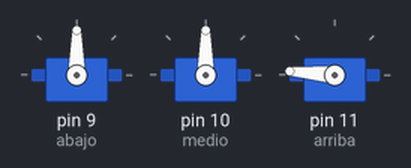
This sketch was run on a simulated Arduino Uno, built with avr-gcc and run on an emulated ATmega328P. On the bench: 3 × servo.

Above: at 0.15 s.
At 5.83 s:
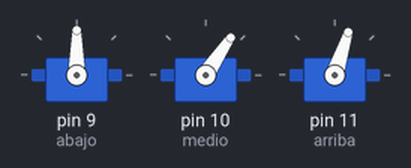
At 10.59 s:
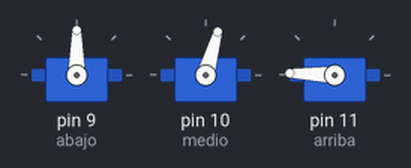
At 15.96 s:
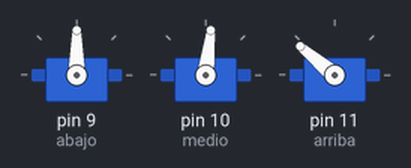
At 24.45 s:
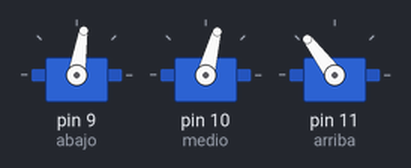
At 33.76 s:
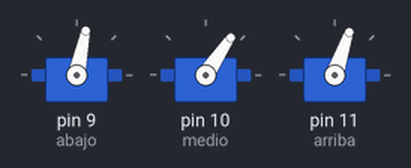
Timing chart, 0 to 40.0 s (numbered marks = the images above):
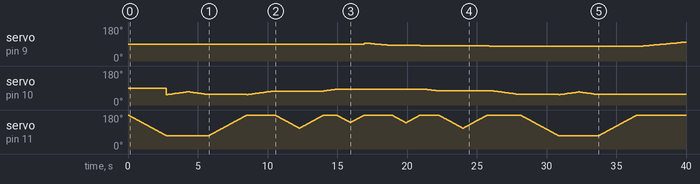

Measured:
- by itself, servo on pin 9 (abajo): 90° → 95° at 16.9 s, → 94° 0.15 s later, → 93° 0.15 s later, → 92° 0.15 s later, … (42 changes in this stretch)
- by itself, servo on pin 10 (medio): 90° → 55° at 2.8 s, → 56° 0.10 s later, → 57° 0.10 s later, → 58° 0.10 s later, … (116 changes in this stretch)

The sketch:

sketch_nov23a.ino
```cpp
#include <Servo.h>

// Declaramos la variable para controlar el servo
Servo abajo;
Servo arriba;
Servo medio;

int numAuxAbajo = 95;
int numAuxMedio = 55;
int numAuxArriba = 180;

void inicio(){
  setNumero(15);
}

void moverServoAbajo(int aux, int grados){
  // Desplazamos a la posición 0º
  if(aux<=grados){
    while(aux<grados){
      abajo.write(aux);
      aux++;
      delay(150);
    }
  }
  else if(aux>=grados){
    while(aux>grados){
      abajo.write(aux);
      aux--;
      delay(150);
    }
  }
}


void moverServoMedio(int aux, int grados){
  // Desplazamos a la posición 0º
  if(aux<=grados){
    while(aux<grados){
      medio.write(aux);
      aux++;
      delay(100);
    }
  }
  else if(aux>=grados){
    while(aux>grados){
      medio.write(aux);
      aux--;
      delay(100);
    }
  }
}

void moverServoArriba(int aux, int grados){
  // Desplazamos a la posición 0º
  if(aux<=grados){
    while(aux<grados){
      arriba.write(aux);
      aux=aux+1;
      delay(25);
    }
  }
  else if(aux>=grados){
    while(aux>grados){
      arriba.write(aux);
      aux=aux-1;
      delay(25);
    }
  }
  //arriba.write(grados);
  //delay(350);
}

void setNumero(int numero){

  switch (numero) {
    case 1:
      moverServoAbajo(numAuxAbajo,85);
      moverServoMedio(numAuxMedio,84);
      moverServoArriba(numAuxArriba,140);
      numAuxAbajo = 85;
      numAuxMedio = 84;
      numAuxArriba = 140;

      moverServoArriba(numAuxArriba,180);
      numAuxArriba = 180;
      break;
    case 2:
      moverServoAbajo(numAuxAbajo,83);
      moverServoMedio(numAuxMedio,74);
      moverServoArriba(numAuxArriba,112);
      numAuxAbajo = 83;
      numAuxMedio = 74;
      numAuxArriba = 112;

      moverServoArriba(numAuxArriba,180);
      numAuxArriba = 180;
      break;
    case 3:
      moverServoAbajo(numAuxAbajo,80);
      moverServoMedio(numAuxMedio,55);
      moverServoArriba(numAuxArriba,69); //53
      numAuxAbajo = 80;
      numAuxMedio = 55;
      numAuxArriba = 69; //53

      moverServoMedio(numAuxMedio,69);
      numAuxMedio = 69;

      moverServoMedio(numAuxMedio,55);
      numAuxMedio = 55;

      moverServoArriba(numAuxArriba,180);
      numAuxArriba = 180;
      break;
    case 4:
      moverServoAbajo(numAuxAbajo,95);
      moverServoMedio(numAuxMedio,84);
      moverServoArriba(numAuxArriba,142);
      numAuxAbajo = 95;
      numAuxMedio = 84;
      numAuxArriba = 142;

      moverServoArriba(numAuxArriba,180);
      numAuxArriba = 180;
      break;
    case 5:
      moverServoAbajo(numAuxAbajo,95);
      moverServoMedio(numAuxMedio,75);
      moverServoArriba(numAuxArriba,112);
      numAuxAbajo = 95;
      numAuxMedio = 75;
      numAuxArriba = 112;

      moverServoArriba(numAuxArriba,180);
      numAuxArriba = 180;
      break;
    case 6:
      moverServoAbajo(numAuxAbajo,95);
      moverServoMedio(numAuxMedio,55);
      moverServoArriba(numAuxArriba,70); //53
      numAuxAbajo = 95;
      numAuxMedio = 55;
      numAuxArriba = 70; //53

      moverServoMedio(numAuxMedio,68);
      numAuxMedio = 68;

      moverServoMedio(numAuxMedio,55);
      numAuxMedio = 55;

      moverServoArriba(numAuxArriba,180);
      numAuxArriba = 180;
      break;
    case 7:
      moverServoAbajo(numAuxAbajo,105);
      moverServoMedio(numAuxMedio,84);
      moverServoArriba(numAuxArriba,142);
      numAuxAbajo = 105;
      numAuxMedio = 84;
      numAuxArriba = 142;

      moverServoArriba(numAuxArriba,180);
      numAuxArriba = 180;
      break;
    case 8:
      moverServoAbajo(numAuxAbajo,110);
      moverServoMedio(numAuxMedio,75);
      moverServoArriba(numAuxArriba,117);
      numAuxAbajo = 110;
      numAuxMedio = 75;
      numAuxArriba = 117;

      moverServoArriba(numAuxArriba,180);
      numAuxArriba = 180;
      break;
    case 9:
      moverServoAbajo(numAuxAbajo,115);
      moverServoMedio(numAuxMedio,55);
      moverServoArriba(numAuxArriba,72); //53
      numAuxAbajo = 115;
      numAuxMedio = 55;
      numAuxArriba = 72; //53


      moverServoMedio(numAuxMedio,68);
      numAuxMedio = 68;

      moverServoMedio(numAuxMedio,55);
      numAuxMedio = 55;

      moverServoArriba(numAuxArriba,180);
      numAuxArriba = 180;
      break;
    case 0:
      moverServoAbajo(numAuxAbajo,120);
      moverServoMedio(numAuxMedio,75);
      moverServoArriba(numAuxArriba,117);
      numAuxAbajo = 120;
      numAuxMedio = 75;
      numAuxArriba = 117;

      moverServoArriba(numAuxArriba,180);
      numAuxArriba = 180;
      break;
    case 11:
      moverServoAbajo(numAuxAbajo,130);
      moverServoMedio(numAuxMedio,55);
      moverServoArriba(numAuxArriba,80);
      numAuxAbajo = 130;
      numAuxMedio = 55;
      numAuxArriba = 80;


      moverServoMedio(numAuxMedio,68);
      numAuxMedio = 68;

      moverServoMedio(numAuxMedio,55);
      numAuxMedio = 55;

      moverServoArriba(numAuxArriba,180);
      numAuxArriba = 180;
      break;
    case 12:
      // statements
      break;
    default:
      moverServoAbajo(numAuxAbajo,95);
      moverServoMedio(numAuxMedio,25);
      moverServoArriba(numAuxArriba,70); //53
      numAuxAbajo = 95;
      numAuxMedio = 25;
      numAuxArriba = 70; //53
      break;
  }
}


void setNumeroMedio(int numero){

  switch (numero) {
    case 1:
      moverServoAbajo(numAuxAbajo,82);
      moverServoMedio(numAuxMedio,84);
      moverServoArriba(numAuxArriba,139);
      numAuxAbajo = 82;
      numAuxMedio = 84;
      numAuxArriba = 139;

      moverServoArriba(numAuxArriba,180);
      numAuxArriba = 180;
      break;
    case 2:
      moverServoAbajo(numAuxAbajo,80);
      moverServoMedio(numAuxMedio,74);
      moverServoArriba(numAuxArriba,110);
      numAuxAbajo = 80;
      numAuxMedio = 74;
      numAuxArriba = 110;

      moverServoArriba(numAuxArriba,180);
      numAuxArriba = 180;
      break;
    case 3:
      moverServoAbajo(numAuxAbajo,77);
      moverServoMedio(numAuxMedio,55);
      moverServoArriba(numAuxArriba,69); //53
      numAuxAbajo = 77;
      numAuxMedio = 55;
      numAuxArriba = 69; //53

      moverServoMedio(numAuxMedio,69);
      numAuxMedio = 69;

      moverServoMedio(numAuxMedio,55);
      numAuxMedio = 55;

      moverServoArriba(numAuxArriba,180);
      numAuxArriba = 180;
      break;
    case 4:
      moverServoAbajo(numAuxAbajo,95);
      moverServoMedio(numAuxMedio,84);
      moverServoArriba(numAuxArriba,140);
      numAuxAbajo = 95;
      numAuxMedio = 84;
      numAuxArriba = 140;

      moverServoArriba(numAuxArriba,180);
      numAuxArriba = 180;
      break;
    case 5:
      moverServoAbajo(numAuxAbajo,95);
      moverServoMedio(numAuxMedio,75);
      moverServoArriba(numAuxArriba,110);
      numAuxAbajo = 95;
      numAuxMedio = 75;
      numAuxArriba = 110;

      moverServoArriba(numAuxArriba,180);
      numAuxArriba = 180;
      break;
    case 6:
      moverServoAbajo(numAuxAbajo,95);
      moverServoMedio(numAuxMedio,55);
      moverServoArriba(numAuxArriba,70); //53
      numAuxAbajo = 95;
      numAuxMedio = 55;
      numAuxArriba = 70; //53

      moverServoMedio(numAuxMedio,70);
      numAuxMedio = 70;

      moverServoMedio(numAuxMedio,55);
      numAuxMedio = 55;

      moverServoArriba(numAuxArriba,180);
      numAuxArriba = 180;
      break;
    case 7:
      moverServoAbajo(numAuxAbajo,100);
      moverServoMedio(numAuxMedio,84);
      moverServoArriba(numAuxArriba,140);
      numAuxAbajo = 100;
      numAuxMedio = 84;
      numAuxArriba = 140;

      moverServoArriba(numAuxArriba,180);
      numAuxArriba = 180;
      break;
    case 8:
      moverServoAbajo(numAuxAbajo,100);
      moverServoMedio(numAuxMedio,75);
      moverServoArriba(numAuxArriba,112);
      numAuxAbajo = 100;
      numAuxMedio = 75;
      numAuxArriba = 112;

      moverServoArriba(numAuxArriba,180);
      numAuxArriba = 180;
      break;
    case 9:
      moverServoAbajo(numAuxAbajo,110);
      moverServoMedio(numAuxMedio,55);
      moverServoArriba(numAuxArriba,72); //53
      numAuxAbajo = 110;
      numAuxMedio = 55;
      numAuxArriba = 72; //53


      moverServoMedio(numAuxMedio,68);
      numAuxMedio = 68;

      moverServoMedio(numAuxMedio,55);
      numAuxMedio = 55;

      moverServoArriba(numAuxArriba,180);
      numAuxArriba = 180;
      break;
    case 0:
      moverServoAbajo(numAuxAbajo,110);
      moverServoMedio(numAuxMedio,75);
      moverServoArriba(numAuxArriba,111);
      numAuxAbajo = 100;
      numAuxMedio = 75;
      numAuxArriba = 111;

      moverServoArriba(numAuxArriba,180);
      numAuxArriba = 180;
      break;
    case 11:
      moverServoAbajo(numAuxAbajo,115);
      moverServoMedio(numAuxMedio,55);
      moverServoArriba(numAuxArriba,80);
      numAuxAbajo = 115;
      numAuxMedio = 55;
      numAuxArriba = 80;


      moverServoMedio(numAuxMedio,68);
      numAuxMedio = 68;

      moverServoMedio(numAuxMedio,55);
      numAuxMedio = 55;

      moverServoArriba(numAuxArriba,180);
      numAuxArriba = 180;
      break;
    case 12:
      // statements
      break;
    default:
      moverServoAbajo(numAuxAbajo,95);
      moverServoMedio(numAuxMedio,25);
      moverServoArriba(numAuxArriba,70); //53
      numAuxAbajo = 95;
      numAuxMedio = 25;
      numAuxArriba = 70; //53
      break;
  }
}

void setup() {
  // Iniciamos el monitor serie para mostrar el resultado
  Serial.begin(9600);

  // Iniciamos el servo para que empiece a trabajar con el pin 9
  abajo.attach(9);
  medio.attach(10);
  arriba.attach(11);
}

void loop() {
  //inicio();

  /*setNumero(6);
  setNumero(5);
  setNumero(4);
  setNumero(7);
  setNumero(1);
  setNumero(0);
  setNumero(8);
  setNumero(2);
  setNumero(3);
  setNumero(9);
  setNumero(11);*/

  setNumeroMedio(6);
  setNumeroMedio(5);
  setNumeroMedio(4);
  setNumeroMedio(1);
  setNumeroMedio(2);
  setNumeroMedio(3);
  setNumeroMedio(9);
  setNumeroMedio(8);
  setNumeroMedio(7);
  setNumeroMedio(0);
  setNumeroMedio(11);


}
```
